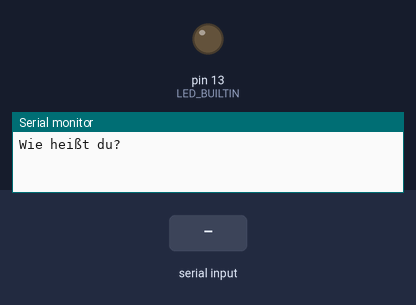
This sketch was run on a simulated Arduino Uno, built with avr-gcc and run on an emulated ATmega328P. Parts: output pins drawn as LEDs (lit = HIGH), the last lines printed to the serial monitor. Dashed ring = blinking. The inputs (shaded band) are chosen by the test bench.

Above: at 1.3 s.
1.4 s: "1\n" received over Serial
At 1.9 s:
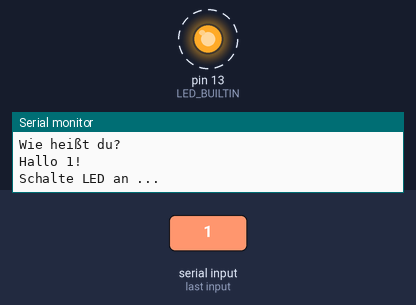
Timing chart, 0 to 10.4 s (numbered marks = the images above; inputs shaded):
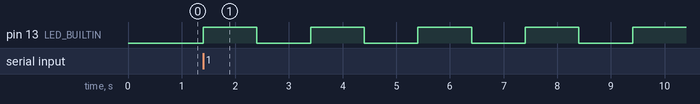

Measured:
- after the input at 1.4 s, pin 13 (LED_BUILTIN): alternates HIGH for 1.0 s and LOW for 1.0 s, starting at once

The sketch:

Hallo_Konsole.ino
```cpp
/* Hallo serielle Konsole
 * ======================
 *
 * Dies ist ein winzig kleines Einstiegsbeispiel in die Arduino-Programmierung. Es zeigt den allgemeinen
 * Aufbau eines Arduino-Programms und ein paar einfache Dinge wie den Austausch serieller Daten mit dem
 * Host-Computer und die Ansteuerung der eingebauten LED des Arduino-Boards.
 *
 * Relevante Dokumentation
 * -----------------------
 *
 * - Arudino Dokumentation:   https://docs.arduino.cc/programming/
 * - Serielle Kommunikation:  https://docs.arduino.cc/language-reference/en/functions/communication/serial/
 * - String-Objekte:          https://docs.arduino.cc/language-reference/en/variables/data-types/stringobject/
 * - Funktion pinMode():      https://docs.arduino.cc/language-reference/en/functions/digital-io/pinmode/
 * - Funktion digitalWrite(): https://docs.arduino.cc/language-reference/en/functions/digital-io/digitalwrite/
 * - Funktion delay():        https://docs.arduino.cc/language-reference/en/functions/time/delay/
 */

/**
 * Eingabaute setup()-Funktion
 * ---------------------------
 *
 * Diese Funktion wird direkt nach dem Einschalten des Arduino ausgeführt, um das Programm
 * und die angeschlossenen Hardwarebausteine zu initialisieren. Hier legen wir fest, dass
 * der Ausgangspin, an dem die eingebaute LED hängt, als Ausgang verwendet werden soll,
 * initialisieren die serielle Kommunikation mit dem Host-Computer und führen ein kurzes
 * Begrüßungsgespräch mit der Person am Bildschirm.
 */
void setup() {
  delay(500);
  pinMode(LED_BUILTIN, OUTPUT);
  Serial.begin(9600);

  String name = serial_input("Wie heißt du?");

  Serial.print("\n");
  Serial.print("Hallo ");
  Serial.print(name.c_str());
  Serial.print("!\n");
}

/**
 * Eingebaute loop()-Funktion
 * --------------------------
 *
 * Diese Funktion wird nach der setup()-Funktion in einer Endlosschleife unendlich oft
 * ausgeführt. Typischerweise würde man hier daher die elektrischen Eingänge abfragen,
 * die ermittelten Werte interpretieren und dann die Ausgänge steuern, um eine Aktion in
 * der realen Welt auszulösen. Hier sparen wir uns die ersten beiden Schritte und lassen
 * einfach die eingebaute LED des Arduinos blinken.
 */
void loop() {
  Serial.println("Schalte LED an ...");
  digitalWrite(LED_BUILTIN, HIGH);
  delay(1000);

  Serial.println("Schalte LED aus ...");
  digitalWrite(LED_BUILTIN, LOW);
  delay(1000);
}

/**
 * Dies ist ein Beispiel für eine selbst-definierte Hilfsfunktion. Sie gibt einen Text auf
 * der seriellen Konsole aus und hält das Programm an, bis eine Antwort eingegeben und mit
 * ENTER bestätigt wurde. ACHTUNG: Die Eingabe muss im Eingabefeld über der Konsolenausgabe
 * gemacht werden. :-)
 */
String serial_input(const char* prompt) {
  Serial.print(prompt);
  String result = {};

  while (result.length() == 0) {
    result = Serial.readStringUntil('\n');
    result.trim();
  }

  return result;
}
```
